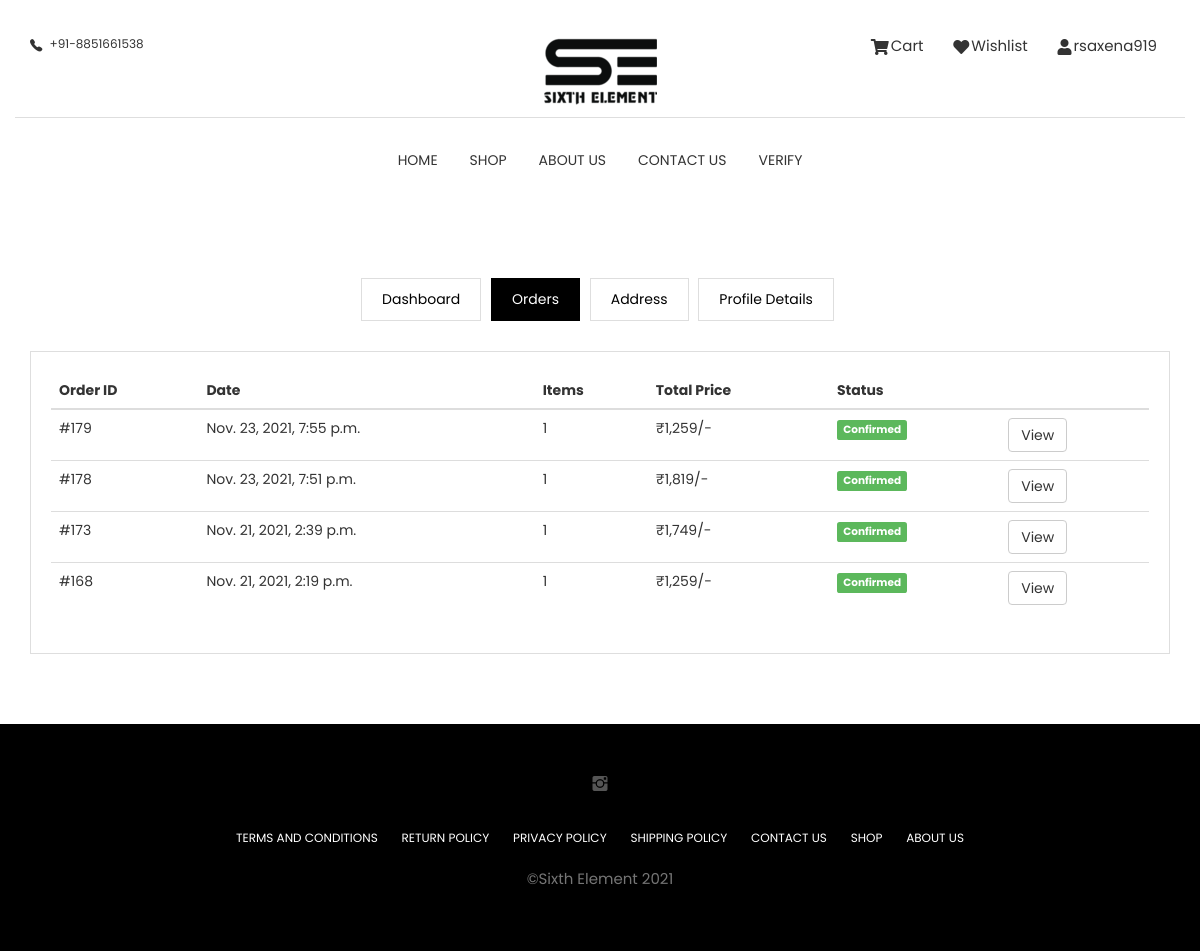
The page /orders (signed in) on the database as committed earlier.
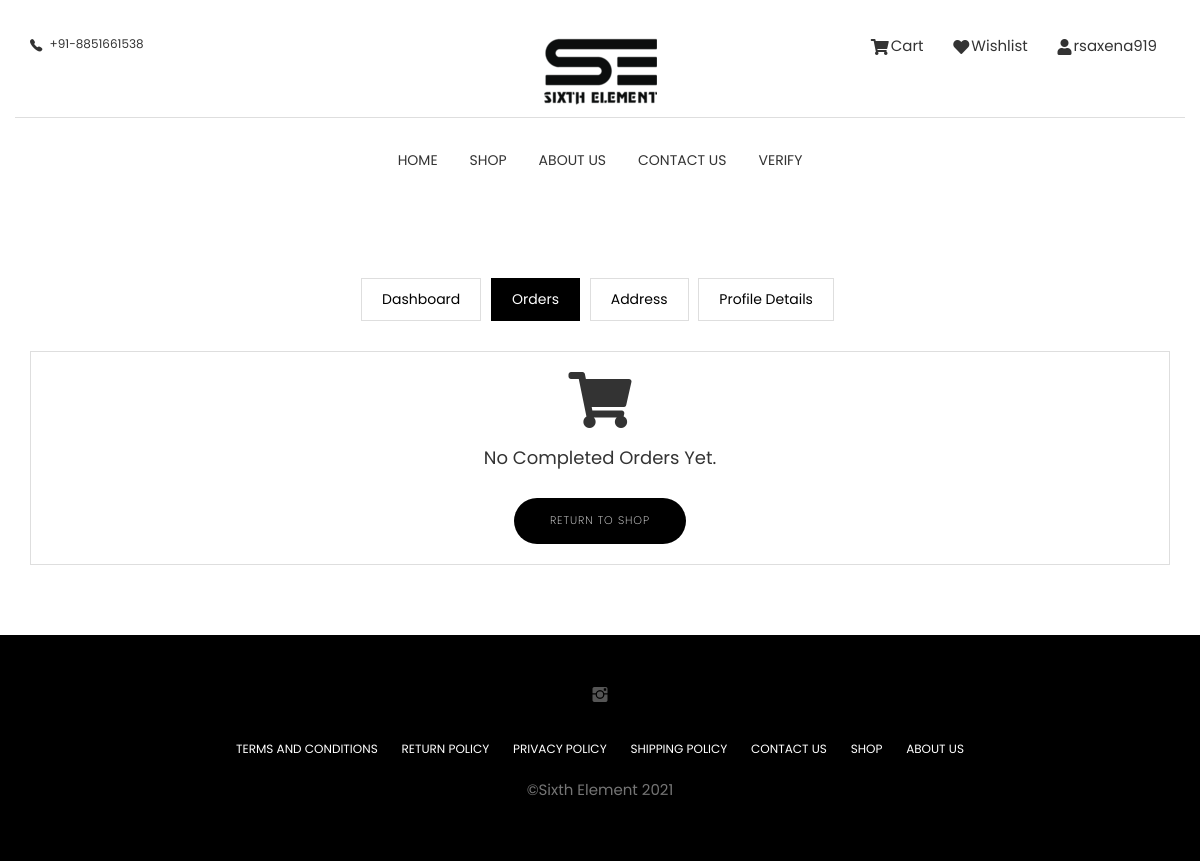
The same page on the database as committed later.
### basic/models.py (models this page shows, shortened)
class Order(models.Model):
    user = models.ForeignKey(User , on_delete=models.CASCADE)
    ordered = models.BooleanField(default=False)
    start_date = models.DateTimeField(auto_now_add=True)
    date = models.DateTimeField()
    final_amount = models.IntegerField(default=0)
    items = models.ManyToManyField(OrderItem)
    billing_address = models.ForeignKey('Billing_Address' , null=True, blank=True, on_delete=models.CASCADE)
    razorpay_id = models.CharField(max_length=100000000, null=True, blank=True)
    payment_id = models.CharField(max_length=10000000 , null=True, blank=True)
    signature = models.CharField(max_length=1000000000000 , null=True , blank=True)
    coupon_bool = models.BooleanField(default=False)
    coupon  = models.ForeignKey('Coupons' ,null=True, blank=True,  on_delete=models.SET_NULL)
    def get_total_amount(self):
        total = 0
        for i in self.items.all():
            total += i.get_total()
        return total

class OrderItem(models.Model):
    user = models.ForeignKey(User , on_delete=models.CASCADE)
    item = models.ForeignKey(Item , on_delete=models.CASCADE , related_name='item')
    qty = models.IntegerField(default=1)
    ordered = models.BooleanField(default=False)
    def get_total(self):
        return self.item.afterPrice * self.qty

class Item(models.Model):
    name = models.CharField(max_length=1000)
    price = models.IntegerField(default=0)
    category = models.CharField(max_length=1000 , choices=CATEGORY_CHOICES ,null=True , blank=True)
    qty = models.CharField(max_length=1000, choices=WEIGHT_CHOICES, null=True , blank=True )
    flavour = models.ForeignKey(Flavor , on_delete=models.CASCADE, null=True , blank=True)
    img1 = models.ImageField(null=True, blank=True)
    img2 = models.ImageField(null=True, blank=True)
    img3 = models.ImageField(null=True, blank=True)
    img4 = models.ImageField(null=True, blank=True)
    img5 = models.ImageField(null=True, blank=True)
    img6 = models.ImageField(null=True, blank=True)
    servings = models.CharField(max_length=100, null=True, blank=True , choices=SERVING_CHOICES)
    instock = models.BooleanField(default=False)
    desc = models.ForeignKey(Description , on_delete=models.CASCADE, null=True , blank=True)
    thumbnail = models.ImageField(null=True, blank=True)
    display = models.BooleanField(default=True)
    percent = models.PositiveIntegerField(default=30, validators=[MaxValueValidator(99)])
    rating = models.PositiveIntegerField(validators=[MaxValueValidator(5)], null=True, blank=True)
    afterPrice = models.IntegerField(default=0, null=True, blank=True)

### basic/views.py (the view)
# urls.py: path('orders', views.orders , name='orders'),
def orders(request):
    orders = Order.objects.filter(user=request.user , ordered=True).order_by('-date')
    context = {'orders':orders}
    return render(request , 'profile/orders.html' , context)

### templates/profile/orders.html
{% extends "basic.html" %}
{% load humanize %}
{% block content %}
<section class="user-dashboard page-wrapper">
	<div class="container">
		<div class="row">
			<div class="col-md-12">
				<ul class="list-inline dashboard-menu text-center">
					<li><a  href="{% url 'dashboard' %}">Dashboard</a></li>
					<li><a class="active" href="{% url 'orders' %}">Orders</a></li>
					<li><a href="{% url 'address' %}">Address</a></li>
					<li><a href="{% url 'profile' %}">Profile Details</a></li>
				</ul>
				<div class="dashboard-wrapper user-dashboard">
					<div class="table-responsive">
					{% if orders %}
						<table class="table">
							<thead>
								<tr>
									<th>Order ID</th>
									<th>Date</th>
									<th>Items</th>
									<th>Total Price</th>
									<th>Status</th>
									<th></th>
								</tr>
							</thead>
							<tbody>
                                {% for i in orders %}
								<tr>
									<td>#{{i.id}}</td>
									<td>{{i.start_date}}</td>
									<td>{{i.items.count}}</td>
									<td>₹{{i.get_total_amount|intcomma}}/-</td>
									<td><span class="label label-success">Confirmed</span></td>
									<td><a href="{% url 'order_details' i.id %}" class="btn btn-default">View</a></td>
								</tr>
								{% endfor %}
							</tbody>
						</table>
					{% else %}
						<div class="row">
									<div class="col-md-6 col-md-offset-3">
										<div class="block text-center">
											<i class="fa fa-shopping-cart fa-4x"></i>
											<h2 class="text-center">No Completed Orders Yet.</h2>
											<a href="{% url 'shop' %}" class="btn btn-main mt-20 btn-round-full">Return to shop</a>
									</div>
									</div>
					{% endif %}
					</div>
				</div>
			</div>
		</div>
	</div>
</section>
{% endblock content %}

### templates/basic.html (shortened to what this page needs)
{% load static %}
<!DOCTYPE html>
<html lang="en">
<head>
  <link rel="stylesheet" href="https://use.fontawesome.com/releases/v5.15.3/css/all.css">
  <link rel="stylesheet" href="{% static 'plugins/themefisher-font/style.css'%}">
  <link rel="stylesheet" href="{% static 'plugins/bootstrap/css/bootstrap.min.css'%}">
  <link rel="stylesheet" href="{% static 'plugins/animate/animate.css'%}">
  <link rel="stylesheet" href="{% static 'plugins/slick/slick.css'%}">
  <link rel="stylesheet" href="{% static 'plugins/slick/slick-theme.css'%}">
  <link rel="stylesheet" href="{% static 'css/style.css'%}">
</head>
<body id="body">
<section class="top-header">
	<div class="container">
		<div class="row">
			<div class="col-md-4 col-xs-12 col-sm-4">
				<div class="contact-number">
					<i class="tf-ion-ios-telephone"></i>
					<span>+91-8851661538</span>
				</div>
			</div>
			<div class="col-md-4 col-xs-12 col-sm-4">
				<div class="logo text-center">
					<a href="{% url 'index' %}">
						<img src="{% static 'img/logo.png' %}" />
					</a>
				</div>
			</div>
			<div class="col-md-4 col-xs-12 col-sm-4">
				<ul class="top-menu text-right list-inline">
					<li class="dropdown search dropdown-slide">
						<a href="{% url 'cart' %}" class="dropdown-toggle" ><i class="fas fa-shopping-cart"></i>Cart</a>
					</li>
						<li class="dropdown search dropdown-slide">
							<a href="{% url 'wishlist' %}" class="dropdown-toggle" ><i class="fas fa-heart"></i>Wishlist</a>
						</li>
						{% if user.is_authenticated  %}
						<li class="dropdown cart-nav dropdown-slide">
							<a href="#!" class="dropdown-toggle" data-toggle="dropdown" data-hover="dropdown"><i
									class="fas fa-user"></i>{{user}}</a>
						</li>
					{% else %}
						<li class="dropdown search dropdown-slide">
							<a href="{% url 'signin' %}" class="dropdown-toggle" ><i class="fas fa-user-circle"></i>Login</a>
						</li>
					{% endif %}
				</ul>
			</div>
		</div>
	</div>
</section>
<section class="menu">
	<nav class="navbar navigation">
		<div class="container">
			<div id="navbar" class="navbar-collapse collapse text-center">
				<ul class="nav navbar-nav">
					<li class="dropdown ">
						<a href="{% url 'index' %}">Home</a>
					</li>
					<li class="dropdown ">
						<a href="{% url 'shop' %}">Shop</a>
					</li>
					<li class="dropdown ">
						<a href="{% url 'aboutus' %}">About Us</a>
					</li>
					<li class="dropdown ">
						<a href="{% url 'contact' %}">Contact Us</a>
					</li>
					<li class="dropdown ">
						<a href="http://verify.senutrition.in">Verify </a>
					</li>
				</ul>
			</div>
		</div>
	</nav>
</section>
{% block content %}{% endblock content %}
<footer class="footer section text-center" style="background-color:#000000; position:absolute; width:100%; ">
	<div class="container">
		<div class="row">
			<div class="col-md-12">
				<ul class="social-media">
					<li>
						<a href="https://www.instagram.com/sixthelementindia/">
							<i class="tf-ion-social-instagram"></i>
						</a>
					</li>
				</ul>
				<ul class="footer-menu text-uppercase">
					<li>
						<a href="{% url 'tandC' %}" style="color:white;">Terms And Conditions</a>
					</li>
					<li>
						<a href="{% url 'policy' %}" style="color:white;">RETURN POLICY</a>
					</li>
					<li>
						<a href="{% url 'privacyPolicy' %}" style="color:white;">PRIVACY POLICY</a>
					</li>
					<li>
						<a href="{% url 'shippingPolicy' %}" style="color:white;">SHIPPING POLICY</a>
					</li>
					<li>
						<a href="{% url 'contact' %}" style="color:white;">CONTACT Us</a>
					</li>
					<li>
						<a href="{% url 'shop' %}" style="color:white;">SHOP</a>
					</li>
					<li>
						<a href="{% url 'aboutus' %}" style="color:white;">About Us</a>
					</li>
				</ul>
				<p class="copyright-text"> &copy;Sixth Element 2021</p>
			</div>
		</div>
	</div>
</footer>
  </body>
  </html>

### static/css/style.css (style rules this page uses)
body { line-height: 1.5; font-family: "Poppins", sans-serif; -webkit-font-smoothing: antialiased; }
p { font-family: "Poppins", sans-serif; color: #757575; font-size: 15px; }
h1, h2, h3, h4, h5, h6 { font-family: "Poppins", sans-serif; }
h1, h2, h3, h4, h5, h6 { font-weight: 400; }
ol, ul { margin: 0; padding: 0; list-style: none; }
a, a:focus, a:hover { text-decoration: none; outline: 0; color: #000; }
.btn-main, .btn-solid-border, .btn-transparent, .btn-small { background: #000; color: #fff; display: inline-block; font-size: 11px; letter-spacing: 1px; padding: 14px 35px; text-transform: uppercase; font-weight: 200; border-radius: 0; }
.btn-round-full { border-radius: 50px; }
.mt-20 { margin-top: 20px; }
.section { padding: 80px 0; }
.page-wrapper { padding: 70px 0; }
.dropdown-slide { position: static; }
.top-header .contact-number { font-size: 12px; color: #333; }
.top-header .contact-number i { margin-right: 4px; font-size: 18px; vertical-align: middle; }
.top-header .top-menu > li > a { color: #333; font-size: 15px; padding: 0 8px; }
.top-header .top-menu > li > a i { font-size: 16px; margin-right: 2px; vertical-align: middle; }
.top-header .logo a { display: inline-block; }
.navigation { margin-bottom: 0; padding: 10px 0; }
.navigation .navbar-nav > li { position: static; }
.navigation .navbar-nav > li > a { color: #333; font-size: 14px; padding: 20px 15px; text-transform: uppercase; transition: .2s ease-in-out 0s; border: 1px solid transparent; }
.navigation .container { position: relative; }
.navigation .navbar-nav { float: none; display: inline-block; }
.dashboard-menu .active { background: #000; color: #fff; border: 1px solid #000; }
.dashboard-menu li { padding: 0; margin: 0 3px; }
.dashboard-menu li a { padding: 10px 20px; border: 1px solid #dedede; display: inline-block; }
.dashboard-wrapper { border: 1px solid #dedede; margin-top: 30px; padding: 20px; }
.dashboard-wrapper h2 { font-size: 18px; }
.footer { background: #F7F7F7; padding: 50px 0; }
.footer .footer-menu { margin-top: 30px; }
.footer .footer-menu li { display: inline-block; margin: 0 10px; }
.footer .footer-menu li a { color: #333; font-size: 12px; }
.footer .copyright-text { margin-top: 20px; }
.social-media li { display: inline-block; margin: 0 5px; }
.social-media li a { padding: 8px 10px; }
.social-media li a i { font-size: 20px; color: #555; }

### templates/basic.html (style rules this page uses)
.top-header .container { padding-top: 35px; padding-bottom: 10px; border-bottom: 1px solid #dedede; }

Rows that differ between the two databases and show on the page:
removed Order: id "179", start_date "Nov. 23, 2021, 7:55 p.m.", items.count "1", get_total_amount "1,259"
removed Order: id "178", start_date "Nov. 23, 2021, 7:51 p.m.", items.count "1", get_total_amount "1,819"
removed Order: id "173", start_date "Nov. 21, 2021, 2:39 p.m.", items.count "1", get_total_amount "1,749"
removed Order: id "168", start_date "Nov. 21, 2021, 2:19 p.m.", items.count "1", get_total_amount "1,259"
Other text that changed with them:
text no longer shown: "Order ID Date Items Total Price Status"
text now shown: "No Completed Orders Yet. RETURN TO SHOP"
